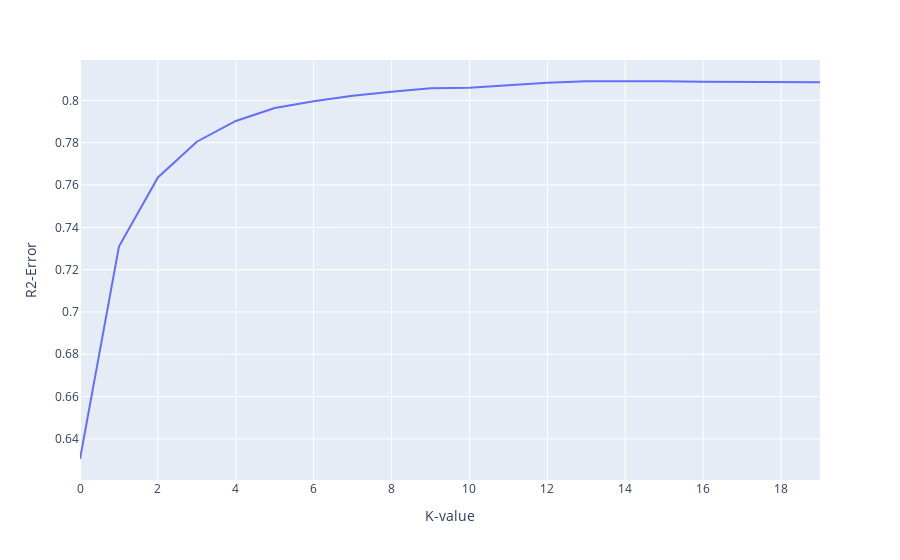

Notebook cell for this chart:
### Code cell
#My code, graphing the R2 scores for each K-value
import plotly.express as px
neighborR2Score=[0.6305106864702681, 0.730883968173358,0.7635423990839756, 0.7804608906798179, 0.7902540754745053, 0.7963697785317498, 0.799576736833832, 0.8022030389843057, 0.8040777007956099, 0.8056686947899272, 0.8060101262608639, 0.8071254572122596, 0.8083561630714475, 0.8090168880460439, 0.8091449301279272, 0.8090440246714543, 0.8088240740728977, 0.808838795094931, 0.8088942130715867, 0.8085630694800581 ]
numNeighbors = np.zeros(20)
for i in range(0, 20):
    numNeighbors[i]=i
errorData= {'K-value': numNeighbors, 'R2-Error': neighborR2Score}
data= pd.DataFrame(errorData)
data.head()
px.line(data, x='K-value', y='R2-Error')

### Figure 1 — Plotly figure (JSON) as saved in the notebook; plotly's stock layout.template omitted (floating-point values rounded to 4 significant figures)
{"data": [{"hovertemplate": "K-value=%{x}<br>R2-Error=%{y}<extra></extra>", "legendgroup": "", "line": {"color": "#636efa", "dash": "solid"}, "marker": {"symbol": "circle"}, "mode": "lines", "name": "", "orientation": "v", "showlegend": false, "type": "scatter", "x": [0, 1, 2, 3, 4, 5, 6, 7, 8, 9, 10, 11, 12, 13, 14, 15, 16, 17, 18, 19], "xaxis": "x", "y": [0.6305, 0.7309, 0.7635, 0.7805, 0.7903, 0.7964, 0.7996, 0.8022, 0.8041, 0.8057, 0.806, 0.8071, 0.8084, 0.809, 0.8091, 0.809, 0.8088, 0.8088, 0.8089, 0.8086], "yaxis": "y"}], "layout": {"legend": {"tracegroupgap": 0}, "margin": {"t": 60}, "xaxis": {"anchor": "y", "domain": [0, 1], "title": {"text": "K-value"}}, "yaxis": {"anchor": "x", "domain": [0, 1], "title": {"text": "R2-Error"}}}}
